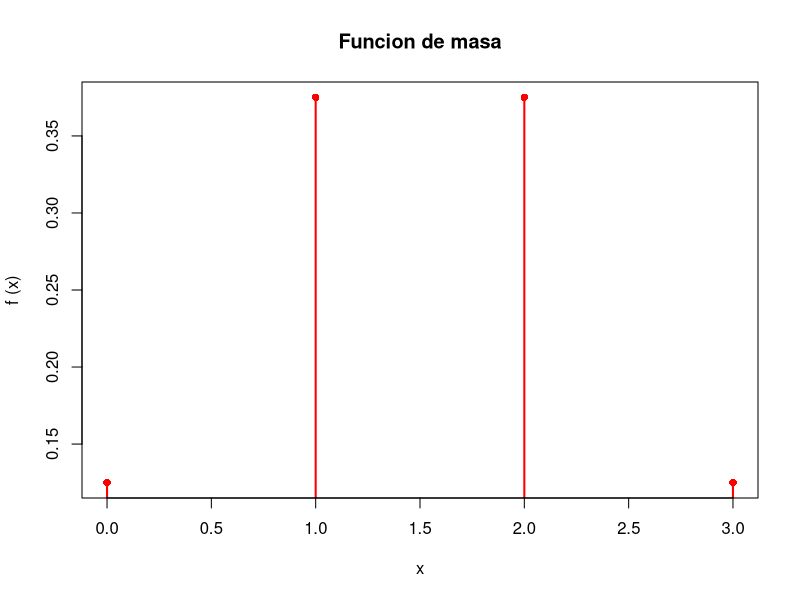
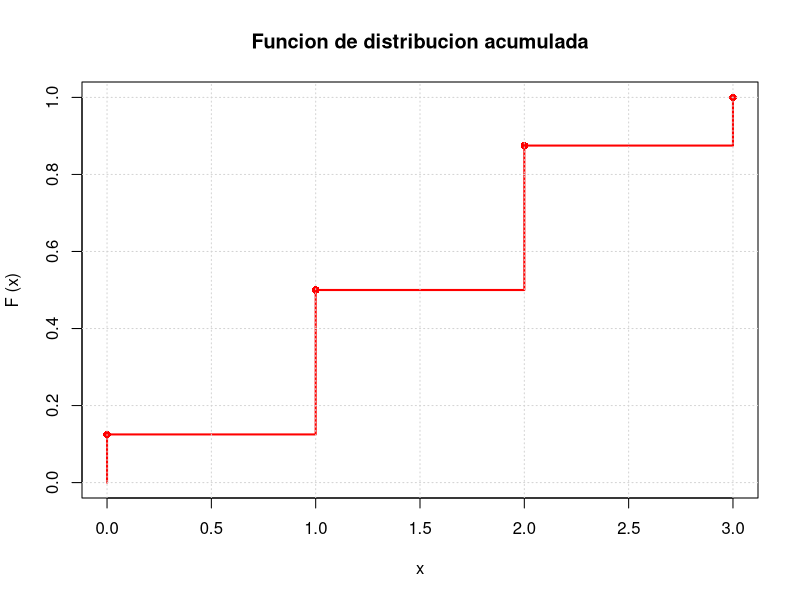
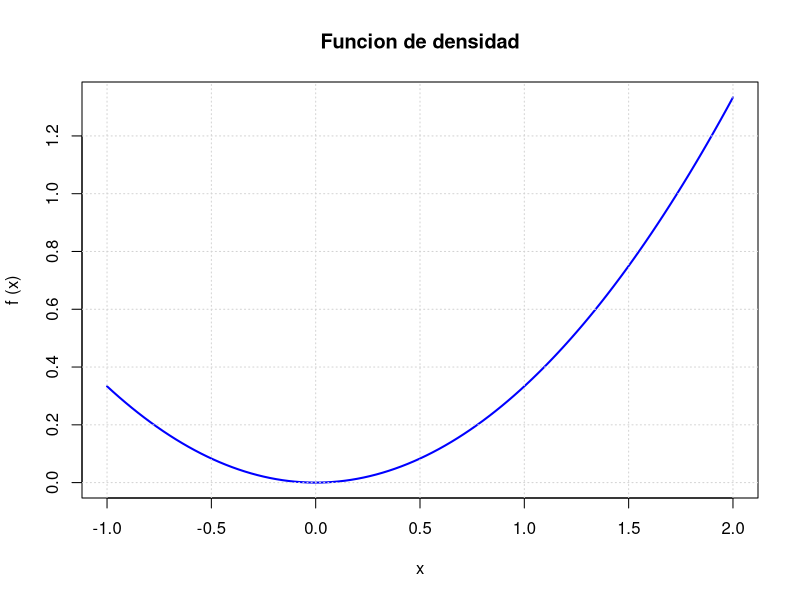
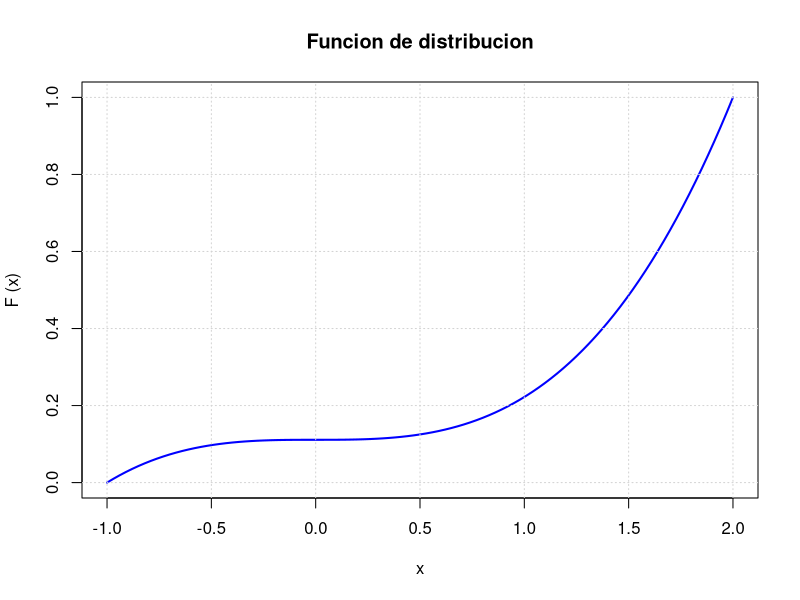

Write the R code that produced these figures, in order.
###################################
#Ejemplo 1: FUNCION DE MASA (VAD) #
###################################

#VARIABLE ALEATORIA DISCRETA
rango = c(0, 1, 2, 3)
fx    = c(1/8, 3/8, 3/8, 1/8)
k     = length(rango)
#k = cantidad de ELEMENTOS en el rango
#k = 4

#grafico VAD
windows()
plot(rango, fx, type = "h", col = "red", lwd = 2, 
     main = "Funcion de masa", xlab = "x", ylab = "f (x)")
points(rango, fx, col = "red", pch = 16)


#####################################################
# Ejemplo 2: FUNCION DE DISTRIBUCION ACUMULDA (VAD) #
#####################################################

#FDA
#cumsum es la suma acumulada de f
Fx <- cumsum(fx)

#grafico
windows()
plot(c(0, rango), c(0, Fx), type = "s", ylab = "F (x)", col = "red", xlab = "x",
     main = "Funcion de distribucion acumulada", lwd = 2)
points(rango, Fx, col = "red", pch = 16)
grid()

#tabla
tabla <- data.frame(rango, fx, Fx)
colnames(tabla) <- c("x","f(x)","F(x)")
print(tabla)

#FDA (Ejemplo b)
Fx = c(0.25, 0.55, 0.9, 1)

#k es la cantidad de ELEMENTOS en el rango
k <- length(Fx)

#"derivada" discreta es una DIFERENCIA
fx = Fx - c(0, Fx[-k])

sum(fx)

######################################
#Ejemplo 3 FUNCION DE DENSIDAD (VAC) #
######################################

fun <- function(x) x^2

#a. calcular el valor de k
integral <- integrate(f = fun, lower = -1, upper = 2)

integral$value

k <- 1/integral$value

#el valor de k es 1/3 = 0.33333

#usar tambien Wolfram

fx <- function(x) (1/3) * x^2

#grafico
windows()
curve(expr = fx, from = -1, to = 2, lwd = 2, col = "blue",
      main = "Funcion de densidad", ylab = "f (x)", xlab = "x")
grid()

#b. calcular la probabilidad de que la empresa tenga perdidas
integrate(f = fx, lower = -1, upper = 0)

#INTERPRETACION: la probabilidad de que la empresa presente
#perdidas es del 11.11%

# probabilidad de obtener utilidades entre 0.5 y 1.5
integrate(f = fx, lower = 0.5, upper = 1.5)

# area bajo toda la curva
integrate(f = fx, lower = -1, upper = 2)

##############################################
#Ejemplo 4 Funcion de distribucion acumulada #
##############################################

#funcion de densidad
fx <- function(x) (1/3) * x^2

#probabilidad de obtener ganancias
integrate(f = fx, lower = 1, upper = 2)


Fx <- function (x) (x^3 + 1)/9

#grafico
windows()
curve(expr = Fx, from = -1, to = 2, lwd = 2, col = "blue",
      main = "Funcion de distribucion", ylab = "F (x)", xlab = "x")
grid()